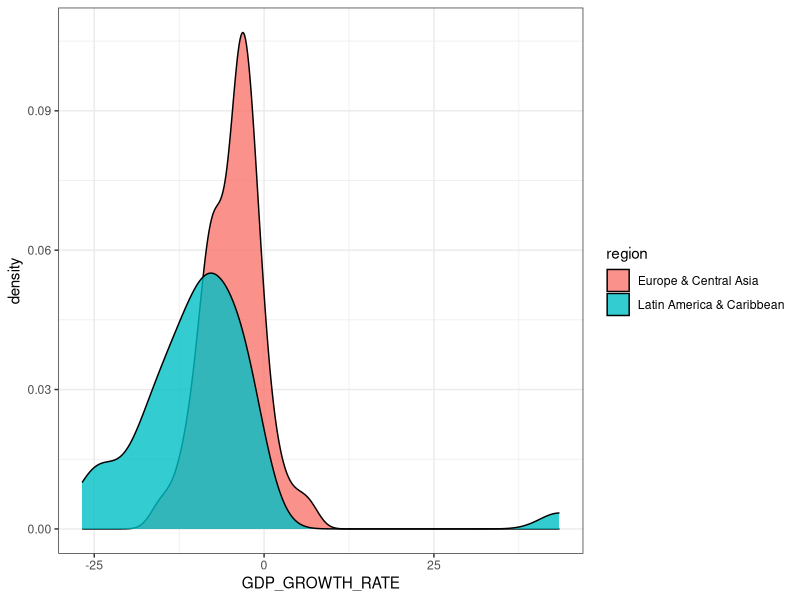
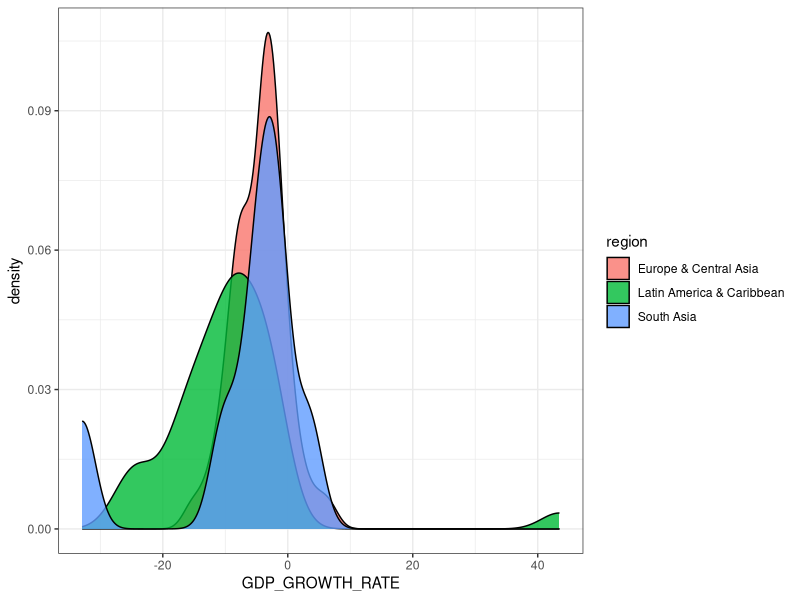

The R script that drew these images, in order:


##### Datawrangling with tidyverse #########
# www.tidyverse.org


# 1. install 
install.packages("tidyverse")     # also install this package install package in tool bar menu
library(tidyverse)                # check the selection bar in file/plots/package etc  package


# data import 
# getwd(), setwd()
# in the case of excel file, refer to the below code.
## df1 <- readxl::read_excel("./Life_Exp_by_Country.xlsx")  
## :: -> use this character, when you want to use in not active package 

setwd("D:/성균관대학교/2026/Data")
df <- read.csv("./wdi_data.csv")

# 1. Basic data exploration
# %>% :  pipe in tidyvesre, short key : control+shift+M(windows), cmd+shift+M(macOS)
df %>% head(n=3)
df %>% tail(n=3)
df %>% names()
df %>% glimpse()
df %>% view()
df %>% drop_na()


unique(df$iso3c)
unique(df$region)

# 2. row(record) control
# filter
df %>% filter(iso3c=="KOR")
df %>% filter(iso3c=="KOR"|iso3c=="JPN"|iso3c=="CHN") %>% view()
df %>% filter(iso3c %in% c("KOR","JPN","CHN")) %>% glimpse()
df %>% filter(region=='East Asia & Pacific') %>% view()
df %>% filter(GDP_PER_CAPITA > 0) %>% view()
df %>% filter(GDP_PER_CAPITA > 0 & GDP_GROWTH_RATE > 0) %>% view()

# slice
df %>% filter(iso3c=="KOR") %>% view()
df %>% filter(iso3c=="KOR") %>% slice(1:3)
df %>% filter(iso3c=="KOR") %>% slice(20:n()) %>% view()
df %>% filter(iso3c=="KOR") %>% slice_max(GDP_GROWTH_RATE, n=1) %>% view()
df %>% filter(iso3c %in% c("KOR","JPN","CHN")) %>% slice_min(GDP_GROWTH_RATE) %>% view()
df %>% filter(region=='East Asia & Pacific') %>% slice_max(GDP_GROWTH_RATE) %>% view()

# distinct
df %>% distinct(iso3c)
df %>% distinct(iso3c, region)
df %>% distinct(iso3c, region) %>% count()
df %>% distinct(country, iso2c, iso3c, region) %>%
        filter(!region %in% c("","Aggregates")) %>% view()


# 3. column control
# select
names(df)
df %>% select(country, iso2c, iso3c, year) %>% view()
df %>% select(country:year)
df %>% select(country:year, GDP_PER_CAPITA:region) %>% view()

# mutate
df %>% filter(iso3c %in% c("KOR","JPN","CHN")) %>% 
        select(country:year, GDP_PER_CAPITA:region) %>%
        mutate(EXP_IMP_LCU_R = EXPORT_LCU/IMPORT_LCU
              ,EXP_IMP_USD_R = round(EXPORT_USD/IMPORT_USD, 2)
              ,PLUS_LCU_BOP = EXPORT_LCU > IMPORT_LCU) %>% view()

# rename
df %>% filter(iso3c %in% c("KOR","JPN","CHN")) %>% 
  select(country:year, GDP_PER_CAPITA:region) %>%
  mutate(EXP_IMP_LCU_R = EXPORT_LCU/IMPORT_LCU
         ,EXP_IMP_USD_R = round(EXPORT_USD/IMPORT_USD, 2)
         ,PLUS_LCU_BOP = EXPORT_LCU > IMPORT_LCU) %>% 
  rename(TIME=year
         ,COUNTRY_3 = iso3c) %>% view()


# relocate
df %>% filter(iso3c %in% c("KOR","JPN","CHN")) %>% 
        select(country:year, GDP_PER_CAPITA:region) %>%
        mutate(EXP_IMP_LCU_R = EXPORT_LCU/IMPORT_LCU
              ,EXP_IMP_USD_R = round(EXPORT_USD/IMPORT_USD, 2)
              ,PLUS_LCU_BOP = EXPORT_LCU > IMPORT_LCU) %>% 
        rename(TIME=year
              ,COUNTRY_3 = iso3c) %>%
        relocate(TIME, COUNTRY_3, country,region
                 ,GDP_PER_CAPITA, GDP_GROWTH_RATE, TRADE_IN_GDP, everything()) %>% view()



# group by & summarise
df %>% filter(!region %in% c("","Aggregates") & year==2020) %>%
        group_by(region) %>% 
        summarise(cnt = n(),
               avg_growth_r = mean(GDP_GROWTH_RATE, na.rm = T),
               sd_growth_r = sd(GDP_GROWTH_RATE, na.rm = T),
               median_growth_r = median(GDP_GROWTH_RATE, na.rm=T),
               percentile_25 = quantile(GDP_GROWTH_RATE, prob=0.25, na.rm=T),
               percentile_75 = quantile(GDP_GROWTH_RATE, prob=0.75, na.rm=T)
               )

# arrange
df %>% filter(!region %in% c("","Aggregates") & year==2020) %>%
  group_by(region) %>% 
  summarise(cnt = n(),
            avg_growth_r = mean(GDP_GROWTH_RATE, na.rm = T),
            sd_growth_r = sd(GDP_GROWTH_RATE, na.rm = T),
            median_growth_r = median(GDP_GROWTH_RATE, na.rm=T),
            percentile_25 = quantile(GDP_GROWTH_RATE, prob=0.25, na.rm=T),
            percentile_75 = quantile(GDP_GROWTH_RATE, prob=0.75, na.rm=T)) %>% 
  arrange(avg_growth_r)


# ETC
# unique(df$year)
# extract three countries by region showing the lowest GDP growth rate in 2020(covid19 outbreak)

# 1
df %>% filter(!region %in% c("","Aggregates") & year == 2020) %>%
  select(country, region, GDP_GROWTH_RATE) %>% 
  group_by(region) %>% 
  slice_min(GDP_GROWTH_RATE, n=3) %>% view()

# 2
df %>% filter(!region %in% c("","Aggregates") & year == 2020) %>%
  group_by(region, country) %>%
  summarise(n=n(),
            TRADE_R=mean(GDP_GROWTH_RATE, na.rm=T)) %>%
  slice_min(TRADE_R, n=3) %>% print(n=30)




unique(df$region)
## t-test
## verification the difference in the average GDP growth rate between two regions using t-test
df %>% filter(region %in% c("Latin America & Caribbean","Europe & Central Asia")
              & year == 2020) %>%
  select(country, iso3c, region, GDP_GROWTH_RATE) %>% 
  drop_na(GDP_GROWTH_RATE) -> ttest_df

t.test(ttest_df$GDP_GROWTH_RATE ~ ttest_df$region)
# t_test_result <- t.test(ttest_df$GDP_GROWTH_RATE ~ ttest_df$region)
# t_test_result$method

# t-test using %>% operation 
df %>% filter(region %in% c("Latin America & Caribbean","Europe & Central Asia") 
              & year == 2020) %>%
       select(country, iso3c, region, GDP_GROWTH_RATE) %>% 
       drop_na(GDP_GROWTH_RATE) %>% 
       t.test(GDP_GROWTH_RATE ~ region, data=.)

#  distribution by region with ggplot()
df %>% filter(region %in% c("Latin America & Caribbean","Europe & Central Asia") 
              & year == 2020) %>%
  select(country, iso3c, region, GDP_GROWTH_RATE) %>% 
  drop_na(GDP_GROWTH_RATE) %>%
  ggplot(data = .,aes(x=GDP_GROWTH_RATE,fill=region)) + 
  geom_density(alpha=0.8) +
  # geom_vline(xintercept = -4.486581, color='red') +
  # geom_vline(xintercept = -9.304592, color='blue') +
  theme_bw()

# ANOVA test
df %>% filter(region %in% c("South Asia","Latin America & Caribbean","Europe & Central Asia")
              & year == 2020) %>% 
      select(country, iso3c, region, GDP_GROWTH_RATE) %>% 
      drop_na(GDP_GROWTH_RATE) %>% 
      aov(GDP_GROWTH_RATE ~ region, data=.) %>% summary()
  
# result <- aov(GDP_GROWTH_RATE ~ region, data=anov_t)
# summary(result)
df %>% filter(region %in% c("South Asia","Latin America & Caribbean","Europe & Central Asia")
              & year == 2020) %>% 
  select(country, iso3c, region, GDP_GROWTH_RATE) %>% 
  drop_na(GDP_GROWTH_RATE) %>%
  ggplot(data = .,aes(x=GDP_GROWTH_RATE,fill=region)) + 
  geom_density(alpha=0.8) +
  theme_bw()
